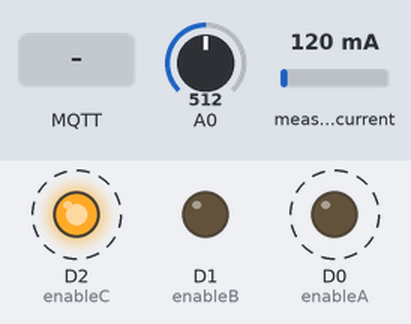
This sketch was run on a simulated ESP8266 (NodeMCU). Shown: output pins drawn as LEDs (lit = HIGH). Dashed ring = blinking. The inputs (shaded band) are chosen by the test bench; at power-on: A0 = 512, measured current 120 mA. No MQTT or app messages arrive unless stated; what the sketch prints to the serial monitor is not drawn.

Above: at 1.3 s.
1.4 s: MQTT message "1" arrives on the first subscribed topic
4.9 s: MQTT message "on" arrives on the first subscribed topic
8.4 s: MQTT message "off" arrives on the first subscribed topic
Timing chart, 0 to 17.9 s (numbered marks = the images above; inputs shaded):
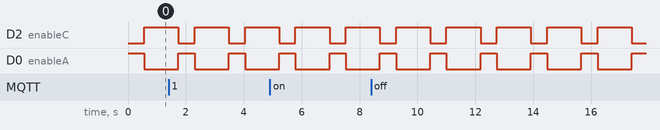

Measured:
- by itself, D2 (enableC): alternates HIGH for 1.2 s and LOW for 0.56 s
- by itself, D0 (enableA): alternates HIGH for 0.56 s and LOW for 1.2 s

The sketch:

Script-Final-2.ino.ino
```cpp
#include "EspMQTTClient.h"
#include "EmonLib.h"

int enableA = D0;
int enableB = D1;
int enableC = D2;

float tensao;
float aRef = 3.3;
float relacao = 76.2;

float lixotensao = 3.44;
float lixocorrente = 0.01;

#define AMOSTRAS 12

EnergyMonitor emon1;

void onConnectionEstablished();

EspMQTTClient client(
  "PoP-RN.T-RASP",
  "teste-rasp-odonto",                // Wifi password
  onConnectionEstablished,// Connection established callback
  "172.20.14.1",                   // MQTT broker ip
  1883,                   // MQTT broker port
  "aluno",              // MQTT username
  "alunopop",             // MQTT password
  "test",                 // Client name
  true,                   // Enable web updater
  true                    // Enable debug messages
);

void setup() {

  Serial.begin(115200);
  emon1.current(A0,29);
  pinMode(enableA, OUTPUT);
  pinMode(enableB, OUTPUT);
  pinMode(enableC, OUTPUT);
  //client.enableDebuggingMessages(); // Enable debugging messages sent to serial output
  //client.enableHTTPWebUpdater(); // Enable the web updater. User and password default to values of MQTTUsername and MQTTPassword. These can be overrited with enableHTTPWebUpdater("user", "password").
  //client.enableLastWillMessage("TestClient/lastwill", "I am going offline");  // You can activate the retain flag by setting the third parameter to true

}

void onConnectionEstablished()
{
  // Subscribe to "mytopic/test" and display received message to Serial
  client.subscribe("teste", [](const String & payload) {
    Serial.println(payload);
  });
}

float lePorta(uint8_t portaAnalogica) {
  float total=0;
  for (int i=0; i<AMOSTRAS; i++) {
    total += 1.0 * analogRead(portaAnalogica);
    delay(5);
  }
  return (((total / (float)AMOSTRAS)*aRef)/ 1024.0)*(relacao);
}
void loop() {

  digitalWrite(enableA, HIGH);
  digitalWrite(enableB, LOW);
  digitalWrite(enableC, LOW);

  delay(500);

  tensao = lePorta(A0);
  tensao = tensao - lixotensao;
  if (tensao < 0)
  {tensao = 0;}
  String V = String(tensao);
  client.publish("testeP8", V);

  digitalWrite(enableC, HIGH);
  digitalWrite(enableA, LOW);
  delay(500);

  double Irms = emon1.calcIrms(1480);
  Irms = Irms - lixocorrente;
  if (Irms < 0)
  {Irms = 0;}
  String c = String(Irms);
  client.publish("testeSCT", c);


  float potencia = tensao * Irms;;
  String P = String(potencia);
  client.publish("testepower", P);


  client.loop();

  delay(500);
}
```
